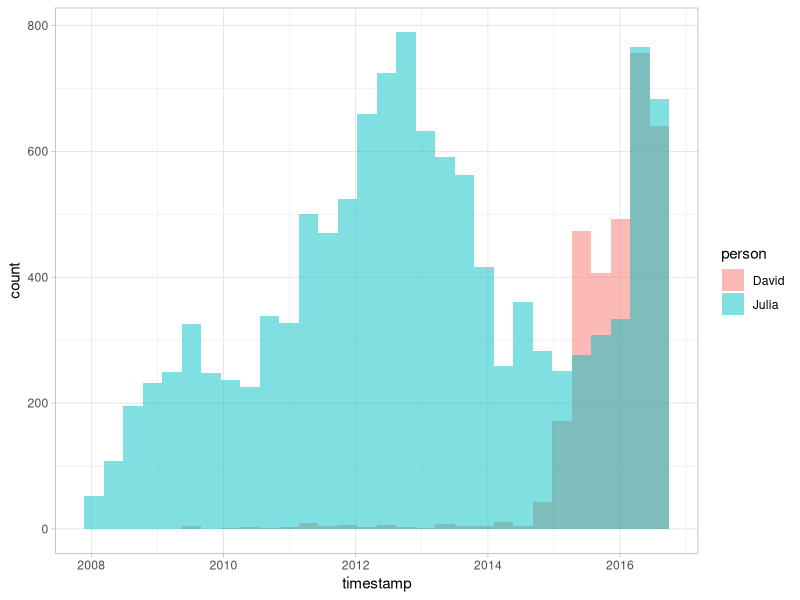
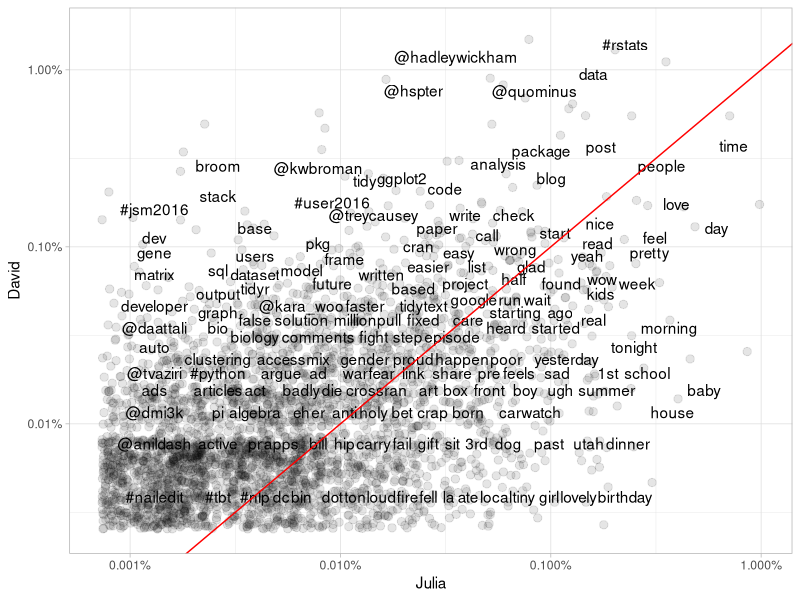
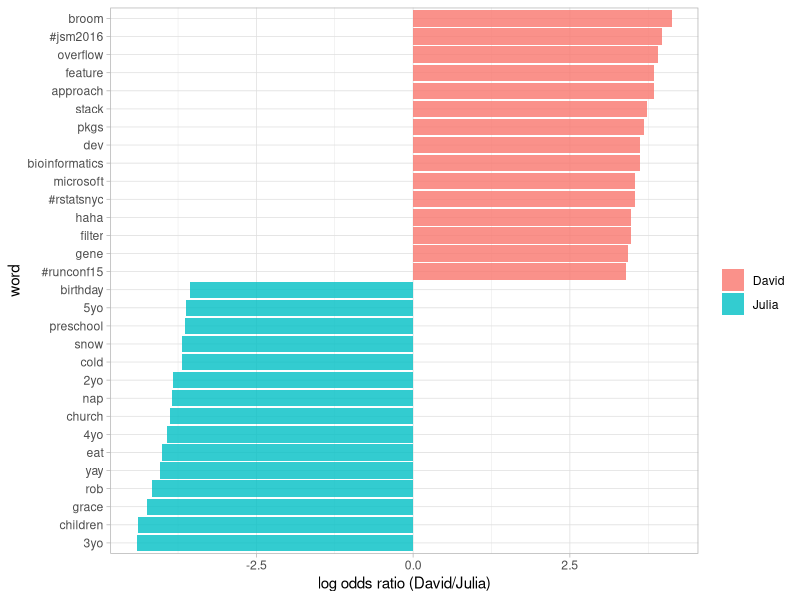

Write R code to recreate these figures, in order. (Note: this script raises an error after producing the figures.)
## ---- chunk 1
library(knitr)
opts_chunk$set(message = FALSE, warning = FALSE, cache = TRUE)
options(width = 100, dplyr.width = 100)
library(ggplot2)
theme_set(theme_light())
## ---- chunk 2
library(lubridate)
library(ggplot2)
library(dplyr)

tweets_julia <- read.csv("data/tweets_julia.csv", stringsAsFactors = FALSE)
tweets_dave <- read.csv("data/tweets_dave.csv", stringsAsFactors = FALSE)
# take out the timezone thing if we don't do anything with times of day
tweets_julia$timestamp <- with_tz(ymd_hms(tweets_julia$timestamp), 
                                  "America/Denver")
tweets_dave$timestamp <- with_tz(ymd_hms(tweets_dave$timestamp), 
                                 "America/New_York")
tweets <- bind_rows(tweets_julia %>% 
                      mutate(person = "Julia"),
                    tweets_dave %>% 
                      mutate(person = "David"))

ggplot(tweets, aes(x = timestamp, fill = person)) +
  geom_histogram(alpha = 0.5, position = "identity")
## ---- chunk 3
library(tidytext)
library(stringr)

reg <- "([^A-Za-z_\\d#@']|'(?![A-Za-z_\\d#@]))"
tidy_tweets <- tweets %>% 
  mutate(text = str_replace_all(text, "https://t.co/[A-Za-z\\d]+|http://[A-Za-z\\d]+|&amp;|&lt;|&gt;|RT", "")) %>%
  unnest_tokens(word, text, token = "regex", pattern = reg) %>%
  filter(!word %in% stop_words$word,
         str_detect(word, "[a-z]"))
## ---- chunk 4
frequency <- tidy_tweets %>% 
  group_by(person) %>% 
  count(word, sort = TRUE) %>% 
  left_join(tidy_tweets %>% 
              group_by(person) %>% 
              summarise(total = n())) %>%
  mutate(freq = n/total)

frequency
## ---- chunk 5
frequency <- inner_join(frequency %>% 
                          filter(person == "Julia") %>% 
                          rename(Julia = freq),
                        frequency %>% 
                          filter(person == "David") %>% 
                          rename(David = freq),
                        by = "word") %>% 
  ungroup() %>% 
  select(word, Julia, David)

frequency

library(scales)
ggplot(frequency, aes(Julia, David)) +
  geom_jitter(alpha = 0.1, size = 2.5, width = 0.25, height = 0.25) +
  geom_text(aes(label = word), check_overlap = TRUE, vjust = 1.5) +
  scale_x_log10(labels = percent_format()) +
  scale_y_log10(labels = percent_format()) +
  geom_abline(color = "red")
## ---- chunk 6
library(tidyr)
word_ratios <- tidy_tweets %>%
  filter(!str_detect(word, "^@")) %>%
  count(word, person) %>%
  filter(sum(n) >= 5) %>%
  spread(person, n, fill = 0) %>%
  ungroup() %>%
  mutate_each(funs((. + 1) / sum(. + 1)), -word) %>%
  mutate(logratio = log(David / Julia)) %>%
  arrange(desc(logratio))
## ---- chunk 7
word_ratios %>% 
  arrange(abs(logratio))
## ---- chunk 8
word_ratios %>%
  group_by(logratio < 0) %>%
  top_n(15, abs(logratio)) %>%
  ungroup() %>%
  mutate(word = reorder(word, logratio)) %>%
  ggplot(aes(word, logratio, fill = logratio < 0)) +
  geom_bar(alpha = 0.8, stat = "identity") +
  coord_flip() +
  ylab("log odds ratio (David/Julia)") +
  scale_fill_discrete(name = "", labels = c("David", "Julia"))
## ---- chunk 9
totals <- tidy_tweets %>%
  group_by(person) %>%
  summarise(total_words = n())

totals
## ---- chunk 10
sentiment_by_person <- tidy_tweets %>%
  inner_join(get_sentiments("nrc")) %>%
  count(sentiment, person) %>%
  ungroup() %>%
  left_join(totals) %>%
  rename(words = n)

sentiment_by_person
## ---- chunk 11
library(purrr)

sentiment_differences <- sentiment_by_person %>% 
  nest(-sentiment) %>%
  mutate(tests = map(data, ~ poisson.test(.$words, .$total_words)))

sentiment_differences
## ---- chunk 12
library(broom)

sentiment_differences <- sentiment_differences %>% 
  unnest(map(tests, tidy)) %>% 
  select(-data, -tests)

sentiment_differences
## ---- chunk 13
library(scales)

sentiment_differences %>%
  ungroup() %>%
  mutate(sentiment = reorder(sentiment, estimate)) %>%
  mutate_each(funs(1 - .), estimate, conf.low, conf.high) %>%
  ggplot(aes(estimate, sentiment)) +
  geom_point(size = 2.5) +
  geom_errorbarh(aes(xmin = conf.low, xmax = conf.high)) +
  scale_x_continuous(labels = percent_format()) +
  labs(x = "% increase for Julia relative to David",
       y = "Sentiment")
## ---- chunk 14
word_ratios %>%
  inner_join(get_sentiments("nrc")) %>%
  filter(!sentiment %in% c("positive", "negative")) %>%
  mutate(sentiment = reorder(sentiment, -logratio),
         word = reorder(word, -logratio)) %>%
  group_by(sentiment) %>%
  top_n(10, abs(logratio)) %>%
  ungroup() %>%
  ggplot(aes(word, logratio, fill = logratio < 0)) +
  facet_wrap(~ sentiment, scales = "free", nrow = 2) +
  geom_bar(stat = "identity") +
  theme(axis.text.x = element_text(angle = 90, hjust = 1)) +
  labs(y = "log odds ratio (David/Julia)",
       x = NULL) +
  scale_fill_discrete(name = "", labels = c("David", "Julia"))
